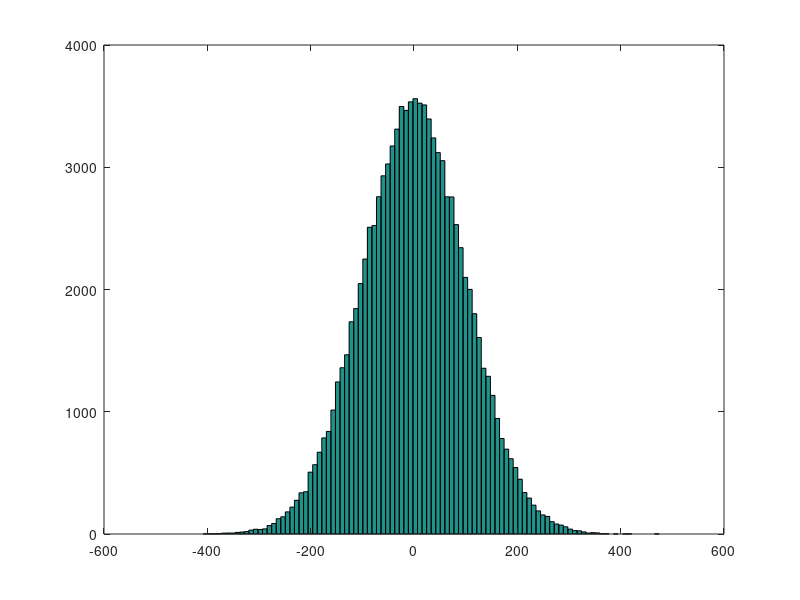
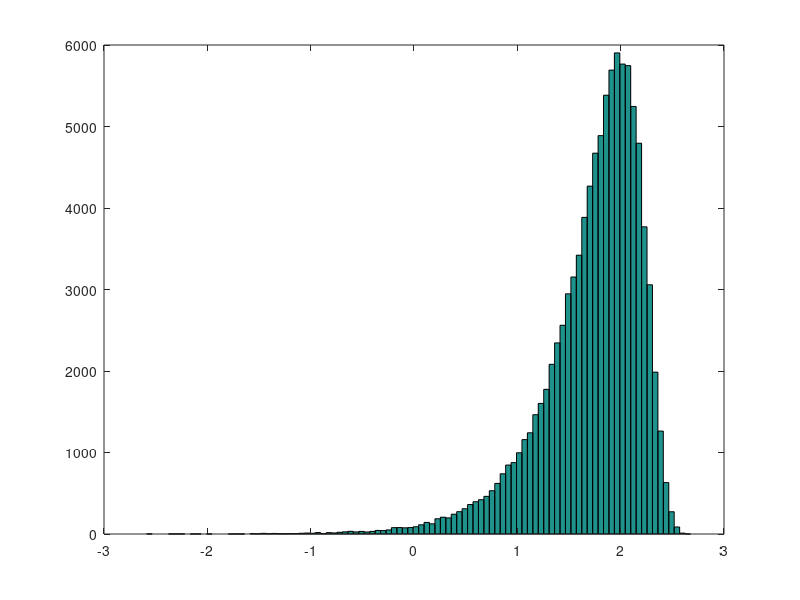
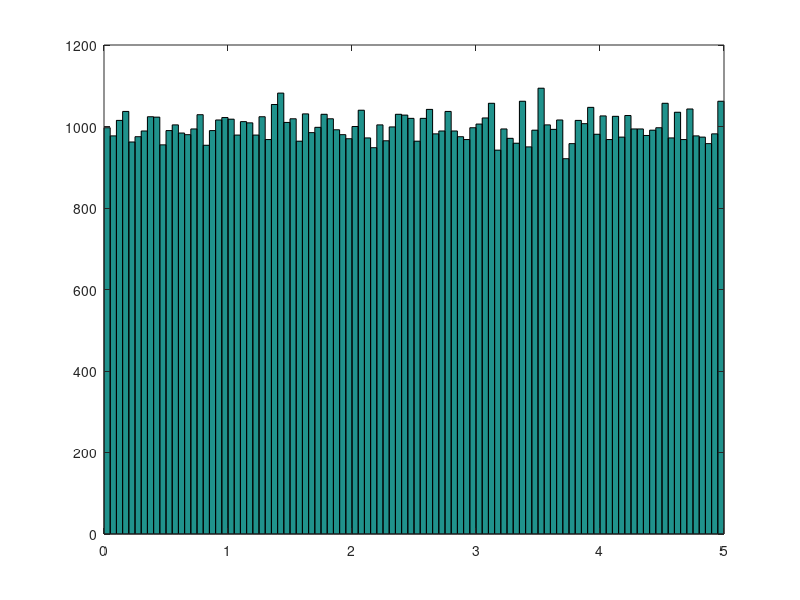
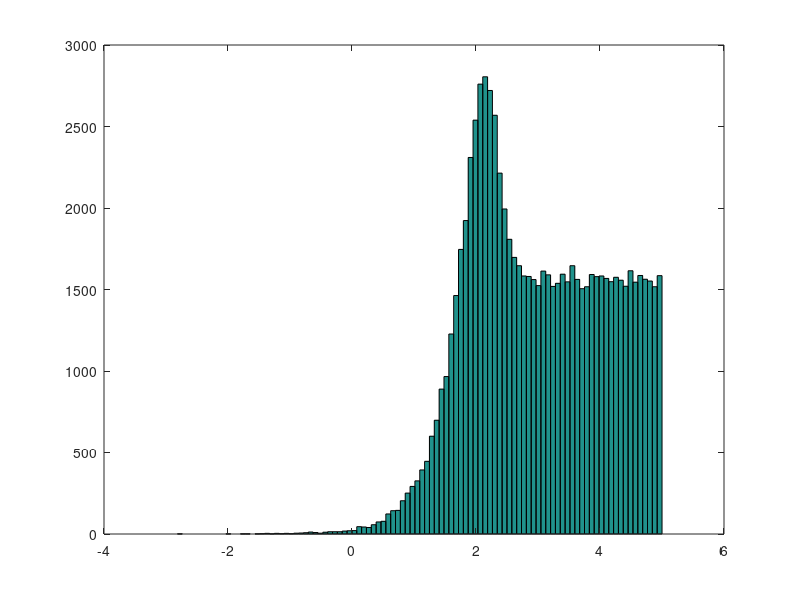

The MATLAB script that drew these images, in order: (Note: this script raises an error after producing the figures.)
% make a synthetic data set:
sigma = 100;
n_events = 1e5;
noise = randn(n_events,1)*sigma;
log_range = [0 5];
baseline = 10.^(log_range(1) + (rand(n_events,1)*(log_range(2)-log_range(1))));
cumulative = baseline+noise;

figure;
hist(noise,1e2);

figure;
hist(log10(abs(noise)),1e2);

figure;
hist(log10(baseline),1e2);

figure; hist(log10(cumulative(cumulative>0)),1e2);

figure; hist(cumulative(cumulative<800),1e2);


corrected = negative_correction(cumulative,sigma);
figure;
hist(log10(corrected),1e2);

%%%%%%%%%%%%%%%%%%%%%%%%%%%%%%%%%%%%%%%%%%%%%%
% Can we decide what an ideal corrective plot would be?
% First X% into first bin, etc...
